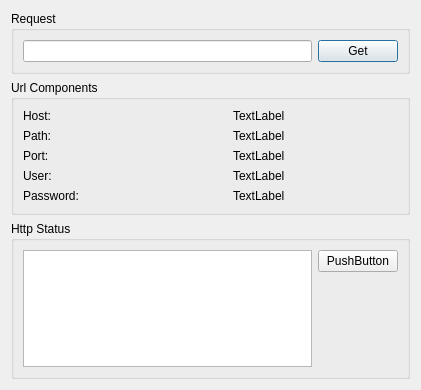
<?xml version="1.0" encoding="UTF-8"?>
<ui version="4.0">
 <class>HttpDialog</class>
 <widget class="QDialog" name="HttpDialog">
  <property name="geometry">
   <rect>
    <x>0</x>
    <y>0</y>
    <width>421</width>
    <height>390</height>
   </rect>
  </property>
  <property name="windowTitle">
   <string>Dialog</string>
  </property>
  <layout class="QGridLayout" name="gridLayout_4">
   <item row="0" column="0">
    <widget class="QGroupBox" name="groupBox">
     <property name="title">
      <string>Request</string>
     </property>
     <layout class="QGridLayout" name="gridLayout">
      <item row="0" column="0">
       <layout class="QHBoxLayout" name="horizontalLayout">
        <item>
         <widget class="QLineEdit" name="requestEdit"/>
        </item>
        <item>
         <widget class="QPushButton" name="getButton">
          <property name="text">
           <string>Get</string>
          </property>
         </widget>
        </item>
       </layout>
      </item>
     </layout>
    </widget>
   </item>
   <item row="1" column="0">
    <widget class="QGroupBox" name="groupBox_2">
     <property name="title">
      <string>Url Components</string>
     </property>
     <layout class="QGridLayout" name="gridLayout_2">
      <item row="0" column="0">
       <layout class="QVBoxLayout" name="verticalLayout_2">
        <item>
         <widget class="QLabel" name="label">
          <property name="text">
           <string>Host:</string>
          </property>
         </widget>
        </item>
        <item>
         <widget class="QLabel" name="label_2">
          <property name="text">
           <string>Path:</string>
          </property>
         </widget>
        </item>
        <item>
         <widget class="QLabel" name="label_3">
          <property name="text">
           <string>Port:</string>
          </property>
         </widget>
        </item>
        <item>
         <widget class="QLabel" name="label_4">
          <property name="text">
           <string>User:</string>
          </property>
         </widget>
        </item>
        <item>
         <widget class="QLabel" name="label_5">
          <property name="text">
           <string>Password:</string>
          </property>
         </widget>
        </item>
       </layout>
      </item>
      <item row="0" column="1">
       <spacer name="horizontalSpacer">
        <property name="orientation">
         <enum>Qt::Horizontal</enum>
        </property>
        <property name="sizeType">
         <enum>QSizePolicy::Expanding</enum>
        </property>
        <property name="sizeHint" stdset="0">
         <size>
          <width>148</width>
          <height>20</height>
         </size>
        </property>
       </spacer>
      </item>
      <item row="0" column="2">
       <layout class="QVBoxLayout" name="verticalLayout">
        <item>
         <widget class="QLabel" name="hostLabel">
          <property name="text">
           <string>TextLabel</string>
          </property>
         </widget>
        </item>
        <item>
         <widget class="QLabel" name="pathLabel">
          <property name="text">
           <string>TextLabel</string>
          </property>
         </widget>
        </item>
        <item>
         <widget class="QLabel" name="portLabel">
          <property name="text">
           <string>TextLabel</string>
          </property>
         </widget>
        </item>
        <item>
         <widget class="QLabel" name="userLabel">
          <property name="text">
           <string>TextLabel</string>
          </property>
         </widget>
        </item>
        <item>
         <widget class="QLabel" name="passwordLabel">
          <property name="text">
           <string>TextLabel</string>
          </property>
         </widget>
        </item>
       </layout>
      </item>
      <item row="0" column="3">
       <spacer name="horizontalSpacer_2">
        <property name="orientation">
         <enum>Qt::Horizontal</enum>
        </property>
        <property name="sizeHint" stdset="0">
         <size>
          <width>105</width>
          <height>20</height>
         </size>
        </property>
       </spacer>
      </item>
     </layout>
    </widget>
   </item>
   <item row="2" column="0">
    <widget class="QGroupBox" name="groupBox_3">
     <property name="title">
      <string>Http Status</string>
     </property>
     <layout class="QGridLayout" name="gridLayout_3">
      <item row="0" column="0" rowspan="2">
       <widget class="QListWidget" name="statusList"/>
      </item>
      <item row="0" column="1">
       <widget class="QPushButton" name="pushButton_2">
        <property name="text">
         <string>PushButton</string>
        </property>
       </widget>
      </item>
      <item row="1" column="1">
       <spacer name="verticalSpacer">
        <property name="orientation">
         <enum>Qt::Vertical</enum>
        </property>
        <property name="sizeHint" stdset="0">
         <size>
          <width>20</width>
          <height>100</height>
         </size>
        </property>
       </spacer>
      </item>
     </layout>
    </widget>
   </item>
  </layout>
 </widget>
 <resources/>
 <connections/>
</ui>
